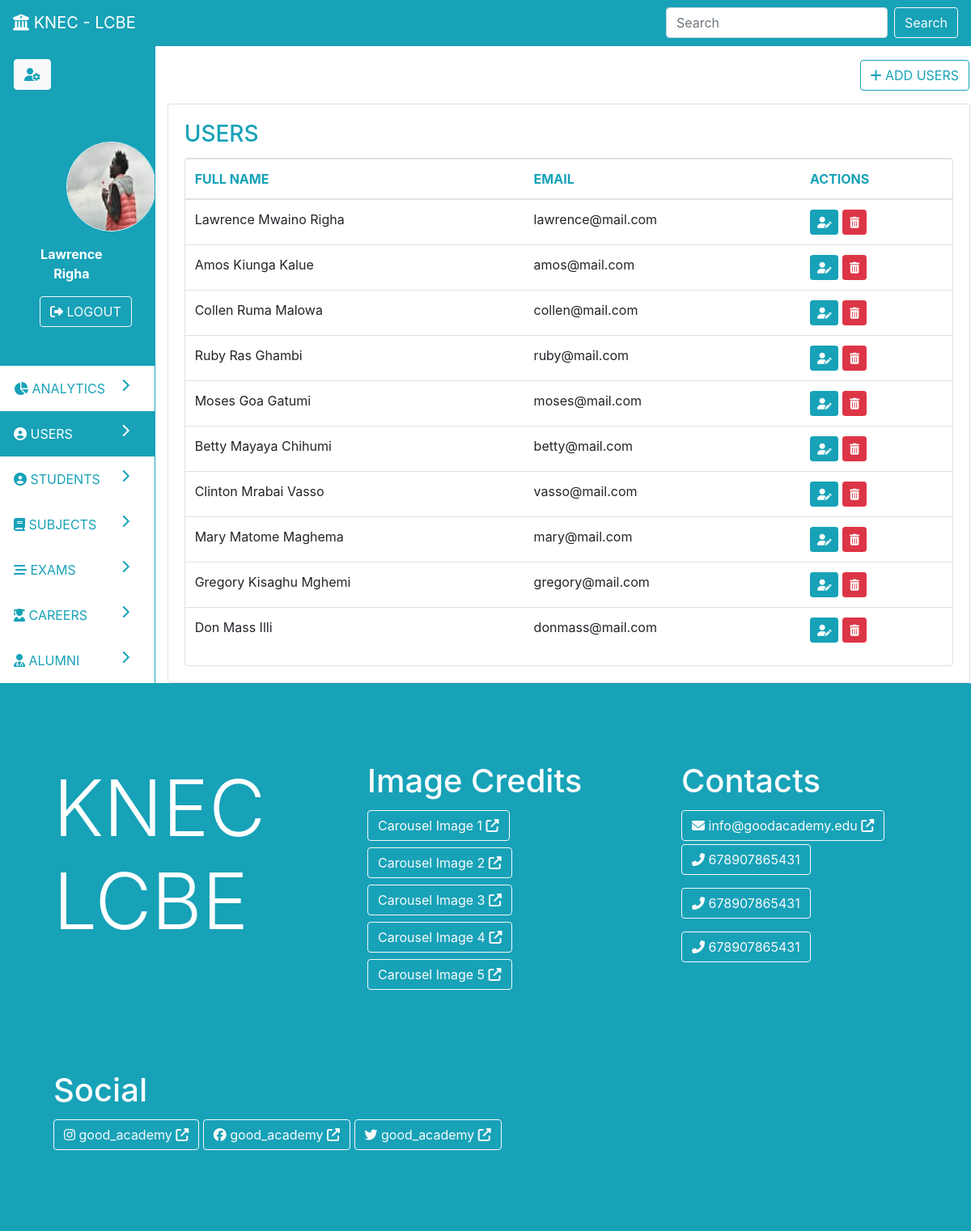
Page /users (signed in) on the earlier database version.
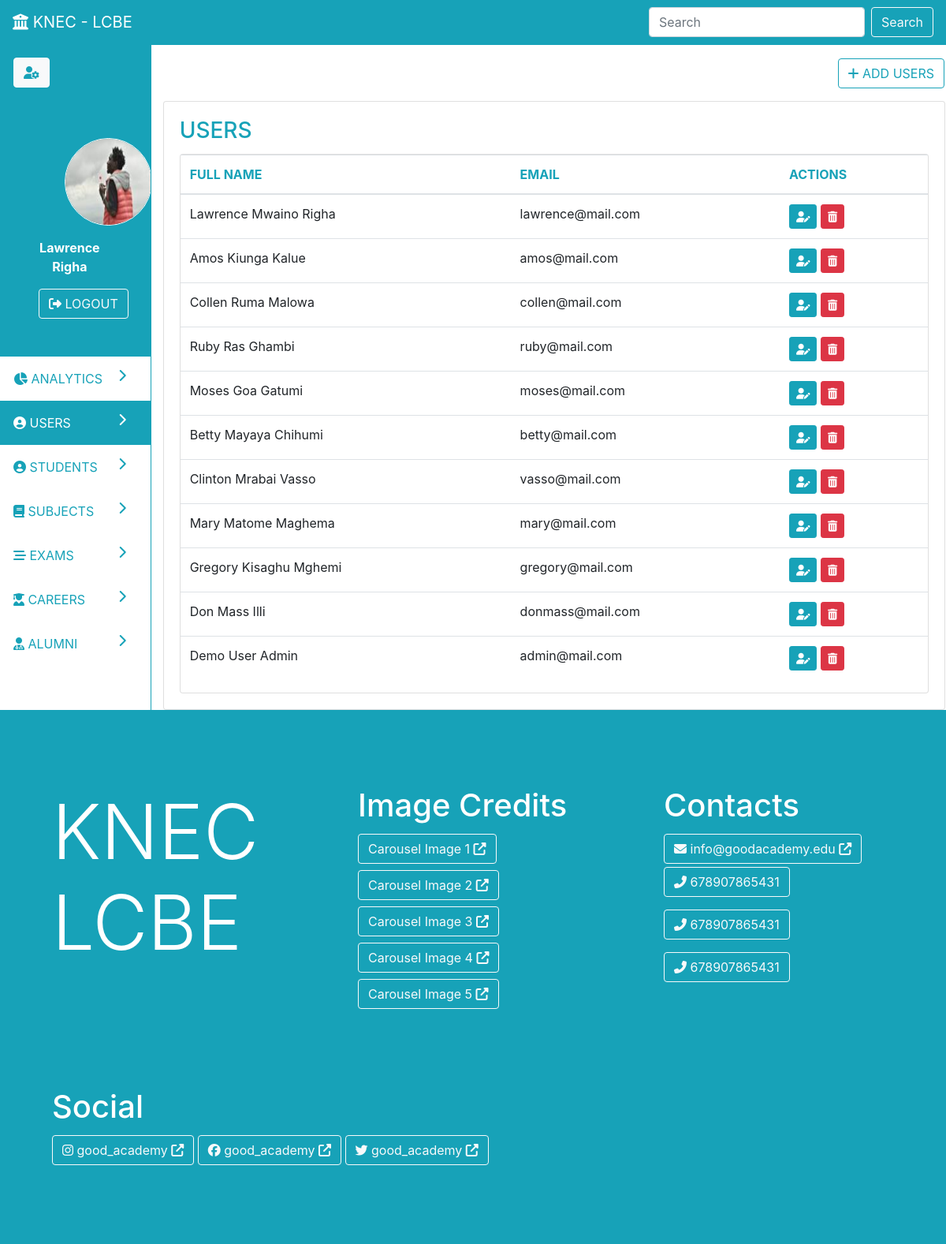
Same page on the later database version.
### parent/models.py (models this page shows, shortened)
class User(db.Model, UserMixin):
	id = db.Column(db.Integer, primary_key=True)
	first_name = db.Column(db.String(19), nullable=False)
	middle_name = db.Column(db.String(19), nullable=False)
	last_name = db.Column(db.String(19), nullable=False)
	email = db.Column(db.String(19), unique=True, nullable=False)
	exams = db.relationship('Exam', backref='teacher', lazy=True, cascade='all, delete')
	photo = db.Column(db.String(111), nullable=False, default='default-profile.jpg')
	utype = db.Column(db.String(11), nullable=False, default='admin')
	student = db.relationship('Student', backref='user', uselist=False, lazy=True, cascade='all, delete')
	password = db.Column(db.String(119), nullable=False)
	created_at = db.Column(db.DateTime, nullable=False, default=datetime.utcnow)
	updated_at = db.Column(db.DateTime, nullable=True, onupdate=datetime.utcnow)

### parent/routes.py (the view)
@app.route('/users', methods=['POST', 'GET'])
@login_required
def users():
	if current_user.utype != 'admin':
		abort(403)
	users = User.query.filter_by(utype='admin')
	return render_template('admin/users.html', nav='dash', page='users', users=users, action='read')

### parent/models.py (called while the page is built)
@login_manager.user_loader
def load_user(user_id):
	return User.query.get(int(user_id))

### parent/templates/admin/users.html (shortened to what this page needs)
{% extends 'admin-dash.html' %}
{% block pagedata %}
{% if action=='create' %}
<div class="row">
	<div class="col p-3">
		<a class="btn float-right btn-outline-info" href="{{ url_for('users') }}"><i class="fas fa-list"></i> VIEW USERS</a>
	</div>
</div>
<div class="card p-3">
	<div class="card-body text-primary">
		<h1 class="card-title text-info">Register New User</h1>
	</div>
	<form class="card" method="post">
		{{ form.hidden_tag() }}
		<div class="card-body">
			<div class="alert alert-info">
				<i class="fas fa-info-circle"></i> The default password for new accounts is 'welcome'
			</div>
			<fieldset>
				<div class="form-group">
					{{ form.first_name.label(class='form-control-label') }}
					{% if form.first_name.errors %}
						{{ form.first_name(class='form-control is-invalid')}}
						<div class="invalid-feedback">
							{% for error in form.first_name.errors %}
								<span>{{ error }}</span>
							{% endfor %}
						</div>
					{% else%}
						{{ form.first_name(class='form-control') }}
					{% endif %}
				</div>
				<div class="form-group">
					{{ form.middle_name.label(class='form-control-label') }}
					{% if form.middle_name.errors %}
						{{ form.middle_name(class='form-control is-invalid')}}
						<div class="invalid-feedback">
							{% for error in form.middle_name.errors %}
								<span>{{ error }}</span>
							{% endfor %}
						</div>
					{% else%}
						{{ form.middle_name(class='form-control') }}
					{% endif %}
				</div>
				<div class="form-group">
					{{ form.last_name.label(class='form-control-label') }}
					{% if form.last_name.errors %}
						{{ form.last_name(class='form-control is-invalid')}}
						<div class="invalid-feedback">
							{% for error in form.last_name.errors %}
								<span>{{ error }}</span>
							{% endfor %}
						</div>
					{% else%}
						{{ form.last_name(class='form-control') }}
					{% endif %}
				</div>
				<div class="form-group">
					{{ form.email.label(class='form-control-label') }}
					{% if form.email.errors %}
						{{ form.email(class='form-control is-invalid')}}
						<div class="invalid-feedback">
							{% for error in form.email.errors %}
								<span>{{ error }}</span>
							{% endfor %}
						</div>
					{% else%}
						{{ form.email(class='form-control') }}
					{% endif %}
				</div>
			</fieldset>
			<div>
				{{ form.submit(class='btn btn-info')}}
			</div>
			</div>
		</div>
	</form>
</div>
{% elif action=='read' %}
<div class="row">
	<div class="col p-3">
		<a class="btn float-right btn-outline-info" href="{{ url_for('create_user') }}"><i class="fas fa-plus"></i> ADD USERS</a>
	</div>
</div>
<div class="card">
	<div class="card-body">
		<h3 class="card-title text-info">USERS</h3>
		<div class="card">
			<div class="table-responsive">
				<table class="table table-hover">
					<thead>
						<tr class="text-info">
							<th>FULL NAME</th><th>EMAIL</th><th>ACTIONS</th>
						</tr>
					</thead>
					<tbody>
						{% for user in users %}
						<tr>
							<td>{% print(user.first_name) %} {% print(user.middle_name) %} {% print(user.last_name) %}</td>
							<td>{% print(user.email) %}</td>
							<td>
								<a href="{{ url_for('update_user', id=user.id) }}" class="btn btn-sm btn-info" data-toggle="tooltip" data-placement="top" title="EDIT"><i class="fas fa-user-edit"></i></a>
								<a href="{{ url_for('delete_user', id=user.id) }}" class="btn btn-sm btn-danger" data-toggle="tooltip" data-placement="top" title="DELETE"><i class="fas fa-trash-alt"></i></a>
							</td>
						</tr>
						{% endfor %}
					</tbody>
				</table>
			</div>
		</div>
	</div>
</div>
{% endif %}
{% endblock %}

### parent/templates/admin-dash.html (shortened to what this page needs)
{% extends 'base.html' %}
{%block content%}
<div class="row border border-info">
	<div class="col-2">
		<div class="side-nav ">
			<div class="row bg-info p-3">
				<div class="col"><a href="{{ url_for('update_user_profile') }}" class="btn btn-light text-info"><i class="fas fa-user-cog"></i></a></div>
			</div>
			<div class="row bg-info p-5">
				<div class="col text-center">
					<div class="row">
						<div class="col px-5">
							<img style="width: 111px; height: 111px" class="border border-white rounded-circle" src="{{ url_for('static', filename='profiles/'+current_user.photo) }}">
						</div>
					</div>
					<div class="row">
						<div class="col p-3 text-white"><b>{{ current_user.first_name }} {{ current_user.last_name }}</b></div>
					</div>
					<div class="row">
						<div class="col"><a href="{{ url_for('logout') }}" class="btn btn-outline-light"><i class="fas fa-sign-out-alt"></i> LOGOUT</a></div>
					</div>
				</div>
			</div>
			<a id="analytics" class="row nav-link btn-outline-info p-3" href="{{ url_for('admin_dash') }}">
				<div class="col"><i class="fas fa-chart-pie"></i> ANALYTICS <i class="fas fa-chevron-right float-right"></i></div>
			</a>
			<a id="users" class="row nav-link nav-link btn-outline-info p-3" href="{{ url_for('users') }}">
				<div class="col"><i class="fas fa-user-circle"></i> USERS <i class="fas fa-chevron-right float-right"></i></div>
			</a>
			<a id="students" class="row nav-link btn-outline-info p-3" href="{{ url_for('students') }}">
				<div class="col"><i class="fas fa-user-circle"></i> STUDENTS <i class="fas fa-chevron-right float-right"></i></div>
			</a>
			<a id="subjects" class="row nav-link btn-outline-info p-3" href="{{ url_for('subjects') }}">
				<div class="col"><i class="fas fa-book"></i> SUBJECTS <i class="fas fa-chevron-right float-right"></i></div>
			</a>
			<a id="exams" class="row nav-link btn-outline-info p-3" href="{{ url_for('exams') }}">
				<div class="col"><i class="fas fa-stream"></i> EXAMS <i class="fas fa-chevron-right float-right"></i></div>
			</a>
			<a id="careers" class="row nav-link btn-outline-info p-3" href="{{ url_for('careers') }}">
				<div class="col"><i class="fas fa-user-graduate"></i> CAREERS <i class="fas fa-chevron-right float-right"></i></div>
			</a>
			<a id="alumni" class="row nav-link btn-outline-info p-3" href="{{ url_for('alumni') }}">
				<div class="col"><i class="fas fa-user-md"></i> ALUMNI <i class="fas fa-chevron-right float-right"></i></div>
			</a>
		</div>
	</div>
	<div class="col-10 border-left border-info">
		<div class="row justify-content-center">
			<div class="col-md-6">
			</div>
		</div>
		{%block pagedata%}{%endblock%}
	</div>
</div>
{%endblock%}

### parent/templates/base.html (shortened to what this page needs)
<!DOCTYPE html>
<html>
<head>
	<link rel="stylesheet" href="https://maxcdn.bootstrapcdn.com/bootstrap/4.0.0/css/bootstrap.min.css">
	<link rel="stylesheet" href="{{ url_for('static', filename='main.css') }}">
</head>
<body onload="changeNav('{{page}}')">
	{% if nav=='landing' %}
		<nav class="navbar navbar-expand-lg navbar-dark bg-info">
		  <a class="navbar-brand" href="#"><i class="fas fa-university"></i> KNEC - LCBE</a>
		  <button class="navbar-toggler" type="button" data-toggle="collapse" data-target="#navbarSupportedContent" aria-controls="navbarSupportedContent" aria-expanded="false" aria-label="Toggle navigation">
		    <span class="navbar-toggler-icon"></span>
		  </button>
		  <div class="collapse navbar-collapse" id="navbarSupportedContent">
		  	<div class="mr-auto"></div>
		  	<ul class="navbar-nav">
		  		<li class="nav-item">
		  			<a href="{{ url_for('home') }}" class="nav-link active">HOME</a>
		  		</li>
			    <li class="nav-item dropdown">
			        <a class="nav-link dropdown-toggle" href="#" id="navbarDropdown" role="button" data-toggle="dropdown" aria-haspopup="true" aria-expanded="false">PORTAL</a>
			        <div class="dropdown-menu" aria-labelledby="navbarDropdown">
			          <a class="dropdown-item" href="{{ url_for('student_login') }}">STUDENT</a>
			          <a class="dropdown-item" href="{{ url_for('admin_login') }}">TEACHER</a>
			        </div>
			    </li>
		  		<li class="nav-item">
		  			<a href="{{ url_for('events') }}" class="nav-link">EVENTS</a>
		  		</li>
		  		<li class="nav-item">
		  			<a href="{{ url_for('blogs') }}" class="nav-link">BLOGS</a>
		  		</li>
		  		<li class="nav-item">
		  			<a href="{{ url_for('contacts') }}" class="nav-link">CONTACTS</a>
		  		</li>
		  	</ul>
		  </div>
		</nav>
	{% elif nav=='dash' %}
		<nav class="navbar navbar-expand-lg navbar-dark bg-info">
		  <a class="navbar-brand" href="#"><i class="fas fa-university"></i> KNEC - LCBE</a>
		  <div class="collapse navbar-collapse" id="navbarSupportedContent">
		    <form class="form-inline my-2 my-lg-0">
		      <input class="form-control mr-sm-2" type="search" placeholder="Search" aria-label="Search">
		      <button class="btn btn-outline-light my-2 my-sm-0" type="submit">Search</button>
		    </form>
		  </div>
		</nav>
	{% endif %}
	{%block content%} {%endblock%}
	<div class="row bg-info text-white">
		<div class="col p-5">
			<div class="row">
				<div class="col p-5">
					<h1 class="display-1">KNEC LCBE</h1>
				</div>
				<div class="col p-5">
					<h1>Image Credits</h1>
					<a class="btn btn-outline-light my-1" target="_blank" href="https://learningportal.iiep.unesco.org/sites/default/files/2020-02/sub%20saharan%20africa%27s%20secondary%20education%20challenges.png">Carousel Image 1 <i class="fas fa-external-link-alt"></i></a>
					<a class="btn btn-outline-light my-1" target="_blank" href="https://www.farmtoschoolafrica.org/wp-content/uploads/2018/03/DSC_0471.jpg">Carousel Image 2 <i class="fas fa-external-link-alt"></i></a>
					<a class="btn btn-outline-light my-1" target="_blank" href="https://assets.mcc.gov/content/uploads/CDI-Wisci.jpg">Carousel Image 3 <i class="fas fa-external-link-alt"></i></a>
					<a class="btn btn-outline-light my-1" target="_blank" href="https://www.un.org/africarenewal/sites/www.un.org.africarenewal/files/styles/ar_paragraph_wide_photo/public/Classpic5.JPG?itok=icdLCxyk">Carousel Image 4 <i class="fas fa-external-link-alt"></i></a>
					<a class="btn btn-outline-light my-1" target="_blank" href="https://static1.squarespace.com/static/5644bc92e4b0d1606755bcbe/t/5e1f74d0e0174509f72fa664/1579119826142/Logan+High.jpg">Carousel Image 5 <i class="fas fa-external-link-alt"></i></a>
				</div>
				<div class="col p-5">
					<h1>Contacts</h1>
					<a class="btn btn-outline-light my-1" href="mailto:info@goodacademy.edu"><i class="fas fa-envelope"></i> info@goodacademy.edu <i class="fas fa-external-link-alt"></i></a>
					<p class="btn btn-outline-light"><i class="fas fa-phone-alt"></i> 678907865431</p>
					<p class="btn btn-outline-light"><i class="fas fa-phone-alt"></i> 678907865431</p>
					<p class="btn btn-outline-light"><i class="fas fa-phone-alt"></i> 678907865431</p>
				</div>
				<div class="col p-5">
					<h1>Social</h1>
					<a class="btn btn-outline-light my-1" href=""><i class="fab fa-instagram"></i> good_academy <i class="fas fa-external-link-alt"></i></a>
					<a class="btn btn-outline-light my-1" href=""><i class="fab fa-facebook"></i> good_academy <i class="fas fa-external-link-alt"></i></a>
					<a class="btn btn-outline-light my-1" href=""><i class="fab fa-twitter"></i> good_academy <i class="fas fa-external-link-alt"></i></a>
				</div>
			</div>
		</div>
	</div>
</body>
</html>

### parent/static/main.css (style rules this page uses)
.table thead tr th { vertical-align: top; }

Differences in the rows shown:
added User: first_name "Demo", middle_name "User", last_name "Admin", email "admin@mail.com"
